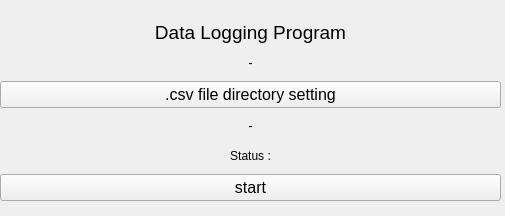
<?xml version="1.0" encoding="UTF-8"?>
<ui version="4.0">
 <class>widget</class>
 <widget class="QWidget" name="widget">
  <property name="geometry">
   <rect>
    <x>0</x>
    <y>0</y>
    <width>505</width>
    <height>216</height>
   </rect>
  </property>
  <property name="windowTitle">
   <string>.csv to postgresql</string>
  </property>
  <widget class="QWidget" name="">
   <property name="geometry">
    <rect>
     <x>0</x>
     <y>20</y>
     <width>501</width>
     <height>181</height>
    </rect>
   </property>
   <layout class="QVBoxLayout" name="verticalLayout">
    <item>
     <widget class="QLabel" name="label">
      <property name="sizePolicy">
       <sizepolicy hsizetype="Preferred" vsizetype="Preferred">
        <horstretch>0</horstretch>
        <verstretch>0</verstretch>
       </sizepolicy>
      </property>
      <property name="font">
       <font>
        <family>Arial</family>
        <pointsize>14</pointsize>
       </font>
      </property>
      <property name="text">
       <string>Data Logging Program</string>
      </property>
      <property name="alignment">
       <set>Qt::AlignCenter</set>
      </property>
     </widget>
    </item>
    <item>
     <widget class="QLabel" name="label_5">
      <property name="text">
       <string>-</string>
      </property>
      <property name="alignment">
       <set>Qt::AlignCenter</set>
      </property>
     </widget>
    </item>
    <item>
     <widget class="QPushButton" name="pushButton_2">
      <property name="font">
       <font>
        <family>Arial</family>
        <pointsize>12</pointsize>
        <weight>50</weight>
        <bold>false</bold>
       </font>
      </property>
      <property name="text">
       <string>.csv file directory setting</string>
      </property>
     </widget>
    </item>
    <item>
     <widget class="QLabel" name="label_3">
      <property name="text">
       <string>-</string>
      </property>
      <property name="alignment">
       <set>Qt::AlignCenter</set>
      </property>
     </widget>
    </item>
    <item>
     <widget class="QLabel" name="label_2">
      <property name="text">
       <string>Status :</string>
      </property>
      <property name="alignment">
       <set>Qt::AlignCenter</set>
      </property>
     </widget>
    </item>
    <item>
     <widget class="QPushButton" name="pushButton">
      <property name="font">
       <font>
        <family>Arial</family>
        <pointsize>12</pointsize>
        <weight>50</weight>
        <bold>false</bold>
       </font>
      </property>
      <property name="text">
       <string>start</string>
      </property>
     </widget>
    </item>
   </layout>
  </widget>
 </widget>
 <resources/>
 <connections/>
</ui>
